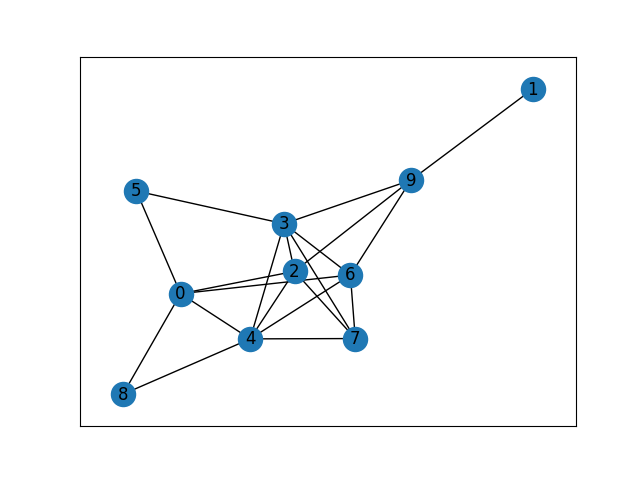

Source code (Python):
import matplotlib.pyplot as plt
import networkx as nx
# Random graph with 10 nodes and 20 edges
G = nx.gnm_random_graph(10,20)
# Visualization of the graph
nx.draw_networkx(G)
plt.show()
